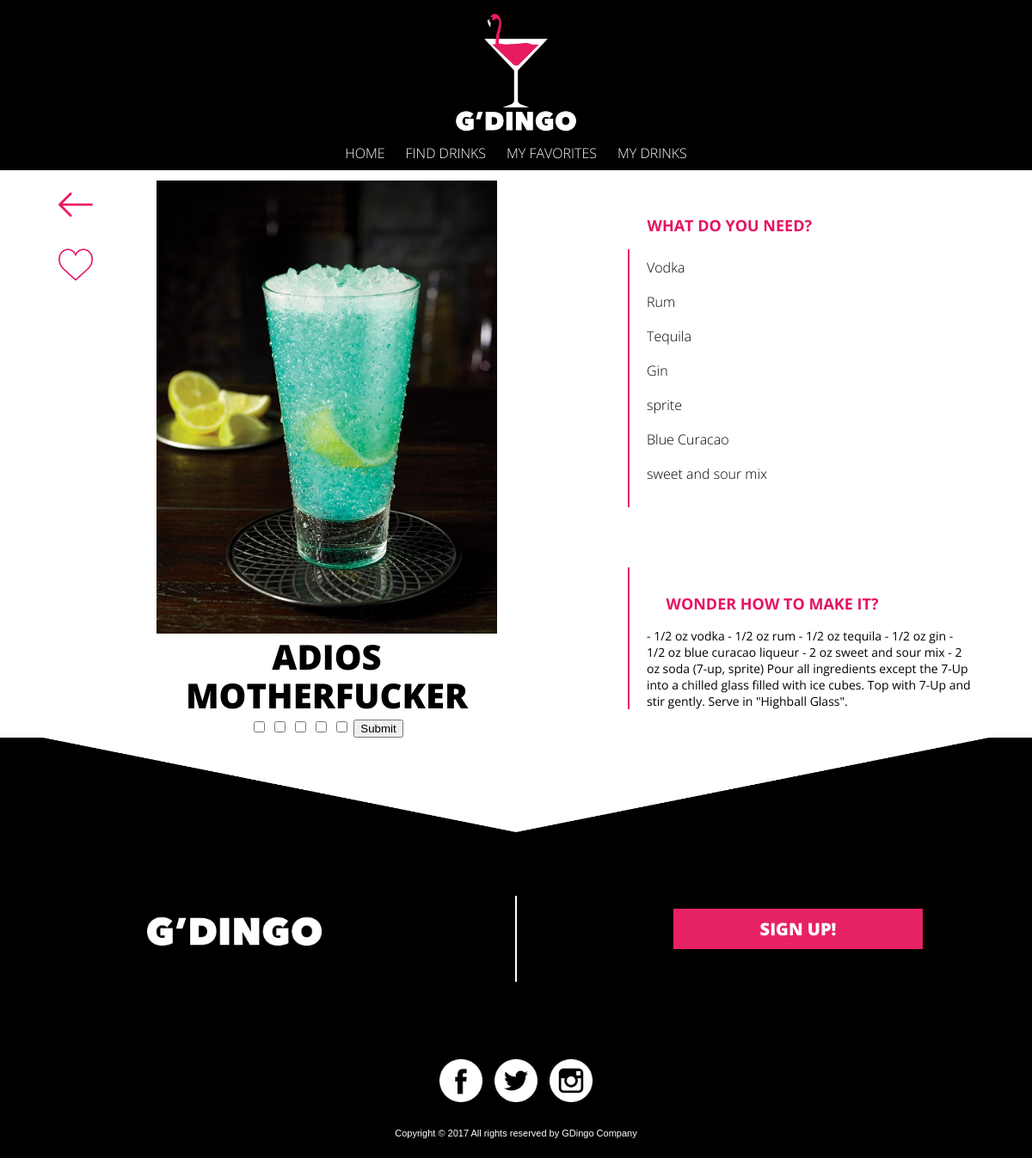
Page /drinkbase.php?DrinkId=3 on the committed database.
### tables this page shows
CREATE TABLE `Drinks` (
  `DrinkId` int(11) NOT NULL,
  `DrinkName` varchar(255) NOT NULL,
  `DrinkAuthor` varchar(255) NOT NULL,
  `DrinkPicture` varchar(255) NOT NULL,
  `DrinkReceipt` text NOT NULL
);

### config.php (called while the page is built, shortened)
<?php
$url = $_SERVER['REQUEST_URI'];
$strings = explode('/', $url);
$current_page = end($strings);
?>

### drinkbase.php (the view, shortened to what this page needs)
<?php include 'config.php';?>
<?php include 'Includes/config.php';?>
<?php
	$DrinkId = trim($_GET['DrinkId']);
	$Current = json_encode($currentUser);
	@ $db = new mysqli($dbserver, $dbuser, $dbpass, $dbname);
	$query = " SELECT Drinks.DrinkId, Drinks.DrinkName, Drinks.DrinkAuthor, Drinks.DrinkPicture, Drinks.DrinkReceipt, Ingredients.IngId, Ingredients.NameIng FROM Drinks
		JOIN DrinksIng ON Drinks.DrinkId = DrinksIng.DrinkId
		JOIN Ingredients ON Ingredients.IngId = DrinksIng.IngId
		WHERE Drinks.DrinkId=$DrinkId";
	$stmt = $db->prepare($query);
	$stmt->bind_result($DrinkId, $DrinkName, $DrinkAuthor, $DrinkPicture, $DrinkReceipt, $IngId, $NameIng);
	$stmt->execute();
	$alling=array();
	while ($stmt->fetch()) {
		array_push($alling,$NameIng);
	};
?>
<!Doctype html>
<html>
	<head>
	</head>
	<body>
	<div id="pageContainer">
	<?php include 'header.php';?>
		<div class='container'>
			<div id="white">
				<div class="drinkside">
					<div class='side'>
			    		<?php
			    			echo "<img class='drinkimage' src=Images/DrinkPictures/$DrinkPicture>";
			    		?>
		    		</div>
		    		<div class="heart">
						<?php
							$query = ("SELECT * FROM Favo WHERE DrinkId = $DrinkId AND username = $Current");
							$stmt = $db->prepare($query);
	    					$stmt->bind_result($DrinkId2, $username);
							if($DrinkId2 == $DrinkId){
								echo '<a href="RemoveFav.php?DrinkId=' . urlencode($DrinkId) . '"><img class="knapp" src="Images/like2.png"></a>';
							}
							else {
								echo '<a href="AddFav.php?DrinkId=' . urlencode($DrinkId) . '"><img class="knapp" src="Images/like.png"></a>';
							}
						?>
					</div>
					<div  class="back">
						<a href="#" onClick="history.go(-1);return true;"><img class="knapp" src="Images/left-arrow.png"></a>
					</div>
					<h3><?php echo $DrinkName; ?></h3>
	<form name="form" action="" method="post">
  		<input type="checkbox" name="subject1" value="1">
  		<input type="checkbox" name="subject2" value="2">
  		<input type="checkbox" name="subject3" value="3">
  		<input type="checkbox" name="subject4" value="4">
  		<input type="checkbox" name="subject5" value="5">
  		<input type="submit" name="check" >
	</form>
				</div>
				<div class='maincontent'>
					<div class='ingrblack'>
						<h4>What do you need? </h4>
						<ul><?php foreach($alling as $value){
			    			echo "<li>" . $value . "</li><br>";} ?>
			    		</ul>
			    	</div>
			    	<div class='receipt'>
				    	<h4>Wonder how to make it? </h4>
			    		<?php echo "<p>" . $DrinkReceipt. "<p>"; ?>
			    	</div>
	    		</div>
			</div>
		</div>
	</div>
	<?php include 'footer.php';?>
	</body>
</html>

### header.php (shortened to what this page needs)
<!DOCTYPE html >
<html>
	<head>
	</head>
	<body>
		<header id= "header">
			<a href="index.php" class='logo'></a>
			<nav class="nav">
				<ul>
					<li><a class="<?php echo ($current_page == 'index.php' || $current_page == '') ? 'active' : NULL ?>" href="index.php"> Home</a></li>
					<li><a class="<?php echo $current_page == 'finddrinks.php' ? 'active' : NULL ?>" href="finddrinks.php">Find drinks</a></li>
					<li><a class="<?php echo $current_page == 'mydrinks.php' ? 'active' : NULL ?>" href="mydrinks.php">My favorites</a></li>
					<li><a class="<?php echo $current_page == 'memberpage.php' ? 'active' : NULL ?>" href="memberpage.php">My Drinks</a></li>
				</ul>
			</nav>
		</header>
	</body>
</html>

### footer.php (shortened to what this page needs)
<!DOCTYPE html >
<html>
	<head>
	</head>
	<body>
	<div id="footer">
	<img src="Images/tri.png" class="tri">
	<div id="line"></div>
	<div id="footerImg">
		<img class="footerLogo" src="Images/logotext.png" >
	</div>
	<div id="rightSide">
		<a href="indexlogin.php"><button class="exitbtn"> SIGN UP!</button></a>
	</div>
	<div class="links">
		<img class="link" src="Images/facebook.png" >
		<img class="link" src="Images/twitter.png" >
		<img class="link" src="Images/instagram.png" >
	</div>
	<div id="footerCopyrights">
		<p class="footerP">Copyright © 2017 All rights reserved by GDingo Company</p>
	</div>
	</div>
	</body>
</html>

### header.php (style rules this page uses)
body { margin:0; }
header { overflow: hidden; position:fixed; width:100%; z-index:100; }
p { font-family: 'open-sans', helvetica; font-size: 11px; }
.logo { width: 100px; height:100px; background: url("Images/logotype.png") no-repeat center center; background-size:80%; margin: 0 auto; text-align: center; display:block; transition: all 0.5s ease-in-out; -moz-transition: all 0.5s ease-in-out; -webkit-transition: all 0.5s ease-in-out; -o-transition: all 0.5s ease-in-out; }
#header { background-color:black; background-size: 100%; }
.nav { text-align: center; background-color: black; padding:10px; z-index: 1; overflow: hidden; transition: all 0.5s ease-in-out; -moz-transition: all 0.5s ease-in-out; -webkit-transition: all 0.5s ease-in-out; -o-transition: all 0.5s ease-in-out; }
nav ul { list-style:none; margin:0; padding:0; }
.nav li, .nav > ul > li > a { font-family: "open sans",sans-serif; font-weight: 300; text-transform: uppercase; padding: 5px; padding-bottom:2px; }
.nav a { text-decoration:none; color:white; line-height: 42px; }
.nav { clear: both; display: none; }
@media (min-width: 600px) { body { margin: 0 auto; } }
@media (min-width: 600px) { .logo { margin:auto; width: 150px; height:150px; background-size:100%; margin-top: 10px; } }
@media (min-width: 600px) { .nav { display:block; } }
@media (min-width: 600px) { #header { background-color:black; background-size: 100%; } }
@media (min-width: 600px) { .nav li, .nav > ul > li > a { display:inline; line-height: 15px; margin-bottom: 10px; } }

### footer.php (style rules this page uses)
body { margin: 0 auto; }
.tri { width:100%; background-size: 100%; z-index: -1; margin-bottom: 40px; }
#footer { clear: both; background: #000; color: White; padding: 0; text-align: center; vertical-align: middle; line-height: normal; margin: 0 auto; bottom: -10px; width: 100%; max-width: 1100px; }
.footerLogo { width: 70%; margin: 27px auto -20px auto; }
#footerImg { padding-bottom: 15px; width: 70%; margin: 20px auto 0 auto; }
.links { width: 70% margin: 0 auto; }
.link { width: 50px; margin: 0 5px; box-sizing: border-box; }
#footerCopyrights { margin: 10px auto 0 auto; height: 50px; }
.footerP, .footerP1 { padding-top: 15px; font-size: 11px; }
.exitbtn { margin: 20px auto 30px auto; text-align: center; font-family: 'open sans',helvetica; font-weight: 800; text-transform: uppercase; font-size: 20px; background-color: #e72262; color: #fff; border:none; width: 220px; padding: 10px 25px 10px 25px; }
@media (min-width: 600px) { #footerImg { width: 40%; max-width: 290px; float: left; display: inline; margin-top: -140px; padding: 0 7% 0px; } }
@media (min-width: 600px) { .exitbtn { margin-top: -120px; width: 100%; } }
@media (min-width: 600px) { .links { margin-top: 90px; } }
@media (min-width: 600px) { #line { width: 2px; height: 100px; background-color: #fff; margin: 30px auto; overflow: hidden; } }
@media (min-width: 600px) { #rightSide { margin-top: -98px; width: 30%; max-width: 290px; float: right; padding: 0 7%; } }

### rows in the picture
drinks: DrinkPicture (picture), DrinkName "ADIOS MOTHERFUCKER", DrinkReceipt "- 1/2 oz vodka - 1/2 oz rum - 1/2 oz tequila - 1/2 oz gin - 1/2 oz blue curacao liqueur - 2 oz sweet and sour mix - 2 oz soda (7-up, sprite) Pour all ingredients except the 7-Up into a chilled glass filled with ice cubes. Top with 7-Up and stir gently. Serve in \"Highball Glass\"."

### other values in the picture
$value "Vodka"
$value "Rum"
$value "Tequila"
$value "Gin"
$value "sprite"
$value "Blue Curacao"
$value "sweet and sour mix"
